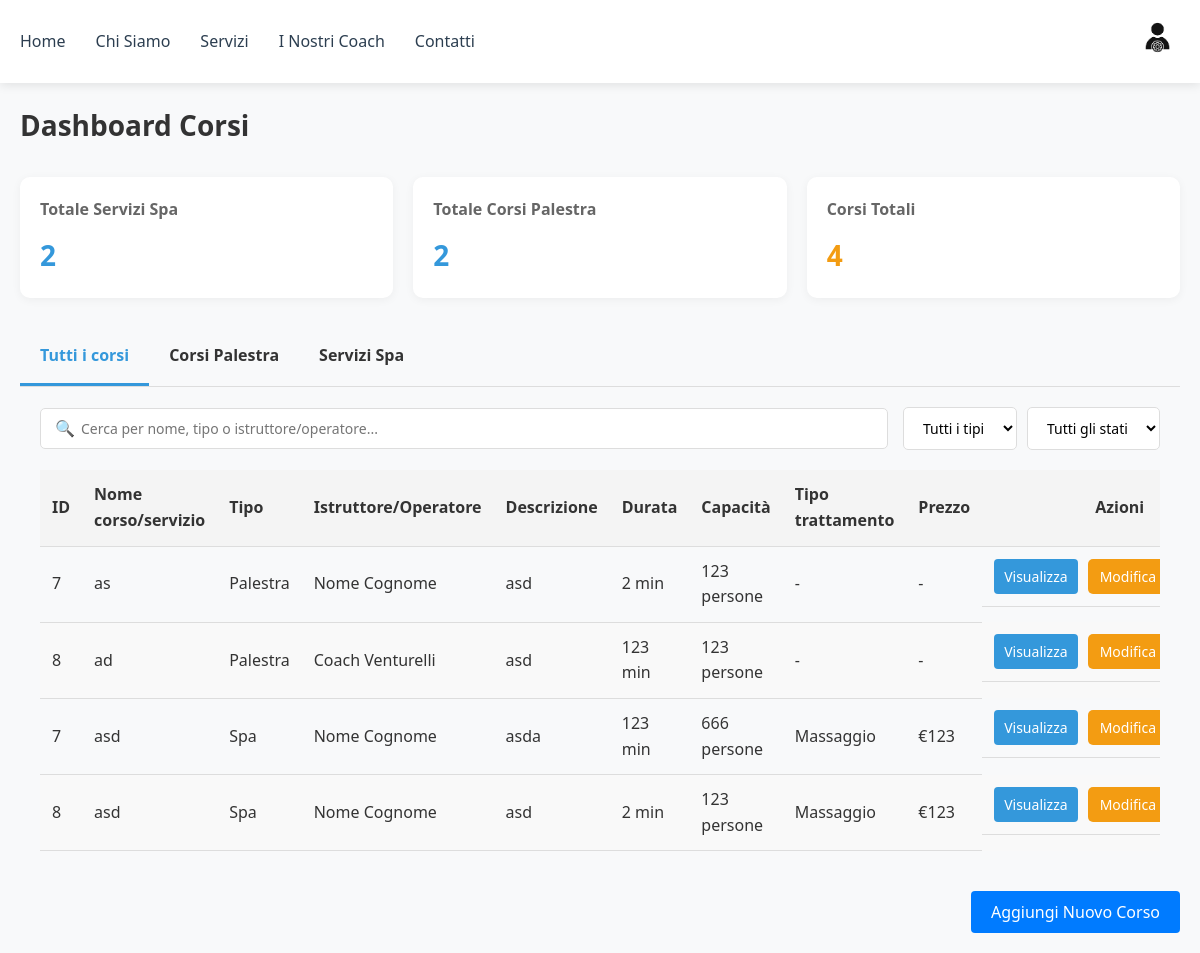
/gest-corsi/ (signed in), run on an earlier commit of the app's database.
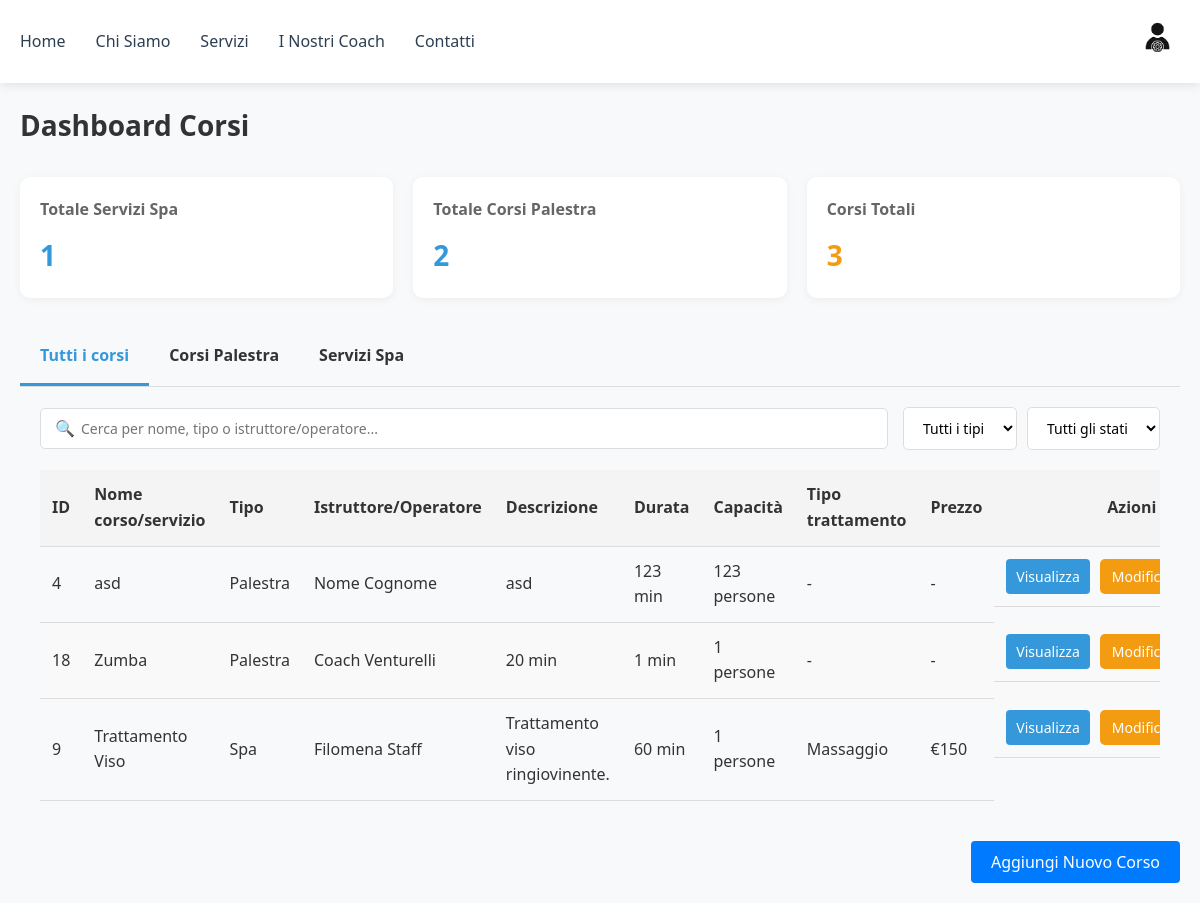
And on a later commit of the database.
### palestra/models.py (models this page shows, shortened)
class GymClass(models.Model):
    name = models.CharField(max_length=100, default="Marco Ros")
    description = models.TextField()
    scheduled = models.DateTimeField(default=timezone.now)
    duration = models.IntegerField(default=45)
    instructor = models.ForeignKey(User, on_delete=models.SET_NULL, null=True, related_name='instructor_classes')
    max_partecipants = models.IntegerField()
    imgs = models.ImageField(upload_to='palestra/', blank=True, null=True, help_text="Carica un'immagine del corso")

### users/models.py (models this page shows, shortened)
class User(AbstractBaseUser, PermissionsMixin):
    full_name = models.CharField(max_length=255, default="Nome Cognome")
    email = models.EmailField(unique=True)
    phone = models.CharField(max_length=20, blank=True)
    profile_picture = models.ImageField(
        upload_to="profile_pics/",
        default="profile_pics/def_pfp.png",
        null=True,
        blank=True
    )
    is_active = models.BooleanField(default=True)
    is_staff = models.BooleanField(default=False)
    is_superuser = models.BooleanField(default=False)
    objects = UserManager()
    USERNAME_FIELD = 'email'

### spa/models.py (models this page shows, shortened)
class SpaService(models.Model):
    name = models.CharField(max_length=100)
    description = models.TextField()
    operator = models.ForeignKey(User, on_delete=models.SET_NULL, null=True, related_name='operator_services')
    duration = models.IntegerField(default=45)
    scheduled = models.DateTimeField(default=timezone.now)
    price = models.IntegerField()
    max_partecipants = models.IntegerField(default=1)
    imgs = models.ImageField(upload_to='spa/', blank=True, null=True, help_text="Carica un'immagine del trattamento")
    TYPE_CHOICES = [
        ('massage', 'Massaggio'),
        ('treatment', 'Trattamento'),
        ('ritual', 'Rituale'),
    ]
    type = models.CharField(max_length=20, choices=TYPE_CHOICES, default='massage')

### users/views/courses.py (the view)
# urls.py: path('gest-corsi/', gest_corsi, name='gest_corsi'),
@login_required
@user_passes_test(lambda u: u.is_staff)
def gest_corsi(req):
    now = timezone.now()
    gym = GymClass.objects.filter(scheduled__gte=now)
    spa = SpaService.objects.filter(scheduled__gte=now)
    all_corsi = list(gym) + list(spa)
    instructors = User.objects.filter(is_staff=True).exclude(is_superuser=True)
    ctx = {
        'gym_courses': gym,
        'spa_services': spa,
        'all_courses': all_corsi,
        'total_gym_courses': gym.count(),
        'total_spa_services': spa.count(),
        'instructors': instructors,
        'now': now,
    }
    return render(req, 'users/gest_corsi.html', ctx)

### users/templates/users/gest_corsi.html (shortened to what this page needs)
{% extends 'users/navbar_template.html' %}
{% load static %}
{% block content %}
<!DOCTYPE html>
<html lang="it">
<head>
<link rel="stylesheet" href="{% static 'users/css/gest_pren.css' %}">
<link rel="stylesheet" href="{% static 'users/css/notifications.css' %}">
</head>
<body>
<main class="container">
<div class="dashboard-header">
<h1>Dashboard Corsi</h1>
</div>
<div class="stat-cards">
<div class="stat-card primary">
<h3>Totale Servizi Spa</h3>
<p>{{ total_spa_services }}</p>
</div>
<div class="stat-card primary">
<h3>Totale Corsi Palestra</h3>
<p>{{ total_gym_courses }}</p>
</div>
<div class="stat-card warning">
<h3>Corsi Totali</h3>
<p>{{ total_gym_courses|add:total_spa_services }}</p>
</div>
</div>
<div class="tabs">
<div class="tab active" data-tab="all">Tutti i corsi</div>
<div class="tab" data-tab="gym">Corsi Palestra</div>
<div class="tab" data-tab="spa">Servizi Spa</div>
</div>
<div class="tab-content-container">
<div id="all" class="tab-content active">
<div class="filters">
<div class="search-box">
<span class="search-icon">🔍</span>
<input type="text" id="search-all" placeholder="Cerca per nome, tipo o istruttore/operatore...">
</div>
<div class="filter-group">
<select id="filter-type-all">
<option value="">Tutti i tipi</option>
</select>
<select id="filter-status-all">
<option value="">Tutti gli stati</option>
</select>
</div>
</div>
<div class="table-container">
<table>
<thead>
<tr>
<th>ID</th>
<th>Nome corso/servizio</th>
<th>Tipo</th>
<th>Istruttore/Operatore</th>
<th>Descrizione</th>
<th>Durata</th>
<th>Capacità</th>
<th>Tipo trattamento</th>
<th>Prezzo</th>
<th>Azioni</th>
</tr>
</thead>
<tbody>
{% for course in all_courses %}
<tr data-scheduled="{{ course.scheduled|date:'Y-m-d\\TH:i' }}"
    {% if course not in gym_courses %}data-price="{{ course.price }}"{% endif %}
    data-type="{% if course in gym_courses %}gym{% else %}spa{% endif %}">
<td>{{ course.id }}</td>
<td>{{ course.name }}</td>
<td>{% if course in gym_courses %}Palestra{% else %}Spa{% endif %}</td>
<td>{% if course in gym_courses %}{{ course.instructor.full_name }}{% else %}{{ course.operator.full_name }}{% endif %}</td>
<td>{{ course.description }}</td>
<td>{{ course.duration }} min</td>
<td>{{ course.max_partecipants }} persone</td>
<td>{% if course in gym_courses %}-{% else %}{{ course.get_type_display }}{% endif %}</td>
<td>{% if course in gym_courses %}-{% else %}€{{ course.price }}{% endif %}</td>
<td class="actions">
<button class="btn btn-view" data-id="{{ course.id }}" data-type="{% if course in gym_courses %}gym{% else %}spa{% endif %}">Visualizza</button>
<button class="btn btn-edit" data-id="{{ course.id }}" data-type="{% if course in gym_courses %}gym{% else %}spa{% endif %}">Modifica</button>
</td>
</tr>
{% empty %}
<tr>
<td colspan="10" class="no-data">Nessun corso disponibile</td>
</tr>
{% endfor %}
</tbody>
</table>
</div>
</div>
</div>
<div style="margin-top: 20px; text-align: right;">
<button id="add-course-btn" class="btn btn-primary">Aggiungi Nuovo Corso</button>
</div>
</main>
</body>
</html>
{% endblock %}

What changed in the data, as far as the page shows it:
removed GymClass: id "7", name "as", shows "Palestra", instructor.full_name "Nome Cognome", description "asd", duration "2", max_partecipants "123"
removed GymClass: id "8", name "ad", shows "Palestra", instructor.full_name "Coach Venturelli", description "asd", duration "123", max_partecipants "123"
removed SpaService: id "7", name "asd", shows "Spa", operator.full_name "Nome Cognome", description "asda", duration "123", max_partecipants "666", type "Massaggio", price "123"
removed SpaService: id "8", name "asd", shows "Spa", operator.full_name "Nome Cognome", description "asd", duration "2", max_partecipants "123", type "Massaggio", price "123"
now on this page (row edited): GymClass: id "4", name "asd", shows "Palestra", instructor.full_name "Nome Cognome", description "asd", duration "123", max_partecipants "123"
added GymClass: id "18", name "Zumba", shows "Palestra", instructor.full_name "Coach Venturelli", description "20 min", duration "1", max_partecipants "1"
added SpaService: id "9", name "Trattamento Viso", shows "Spa", operator.full_name "Filomena Staff", description "Trattamento viso ringiovinente.", duration "60", max_partecipants "1", type "Massaggio", price "150"
Also different on the page:
{{ total_spa_services }}: "2" → "1"
{{ total_gym_courses|add:total_spa_services }}: "4" → "3"
